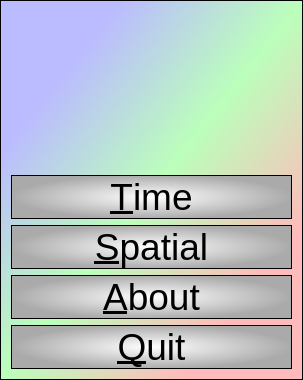
<?xml version="1.0" encoding="UTF-8"?>
<ui version="4.0">
 <class>QtMutualismBreakdownerMenuDialog</class>
 <widget class="QDialog" name="QtMutualismBreakdownerMenuDialog">
  <property name="geometry">
   <rect>
    <x>0</x>
    <y>0</y>
    <width>303</width>
    <height>380</height>
   </rect>
  </property>
  <property name="font">
   <font>
    <pointsize>28</pointsize>
   </font>
  </property>
  <property name="windowTitle">
   <string>MutualismBreakdowner</string>
  </property>
  <property name="styleSheet">
   <string notr="true">QDialog {
 background-color: qlineargradient(x1: 0, y1: 0, x2: 1, y2: 1, stop: 0  #bbf, stop: 0.2  #bbf, stop: 0.5 #bfb, stop: 0.8 #fbb, stop: 1 #fbb);
  border: 1px solid black
}

QSpinBox,QDoubleSpinBox,QComboBox { 
  background-color: qlineargradient(x1: 0, y1: 0, x2: 1, y2: 1, stop: 0  #bbb, stop: 1 #fff);
  border: 1px solid black
}

QPushButton
{
  font: 24px bold &quot;Courier&quot; courier monospace;
  color: #000;
  background-color: qradialgradient(cx: 0.5, cy: 0.5,fx: 0.5, fy: 0.5,radius: 0.5, stop: 0 #fff, stop: 1 #aaa);
  border: 1px solid black
}</string>
  </property>
  <layout class="QVBoxLayout" name="verticalLayout">
   <item>
    <widget class="QLabel" name="image_equilibrium">
     <property name="text">
      <string/>
     </property>
     <property name="pixmap">
      <pixmap resource="MutualismBreakdowner.qrc">:/pics/EquilibriumSmall.jpg</pixmap>
     </property>
     <property name="alignment">
      <set>Qt::AlignCenter</set>
     </property>
    </widget>
   </item>
   <item>
    <widget class="QPushButton" name="button_start_time">
     <property name="text">
      <string>&amp;Time</string>
     </property>
     <property name="flat">
      <bool>true</bool>
     </property>
    </widget>
   </item>
   <item>
    <widget class="QPushButton" name="button_start_spatial">
     <property name="text">
      <string>&amp;Spatial</string>
     </property>
     <property name="flat">
      <bool>true</bool>
     </property>
    </widget>
   </item>
   <item>
    <widget class="QPushButton" name="button_about">
     <property name="text">
      <string>&amp;About</string>
     </property>
     <property name="flat">
      <bool>true</bool>
     </property>
    </widget>
   </item>
   <item>
    <widget class="QPushButton" name="button_quit">
     <property name="text">
      <string>&amp;Quit</string>
     </property>
     <property name="flat">
      <bool>true</bool>
     </property>
    </widget>
   </item>
  </layout>
 </widget>
 <layoutdefault spacing="6" margin="11"/>
 <resources>
  <include location="MutualismBreakdowner.qrc"/>
 </resources>
 <connections/>
</ui>
